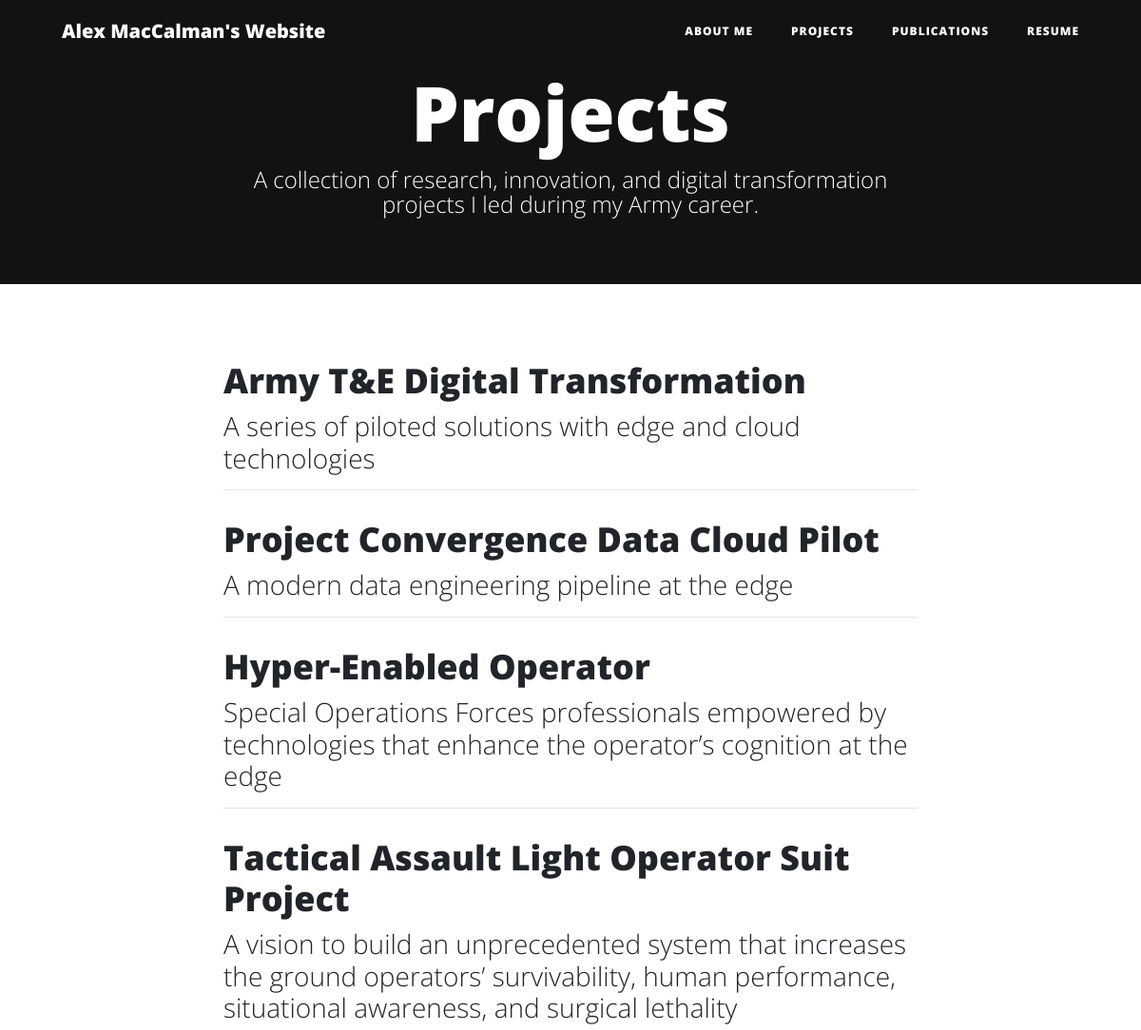
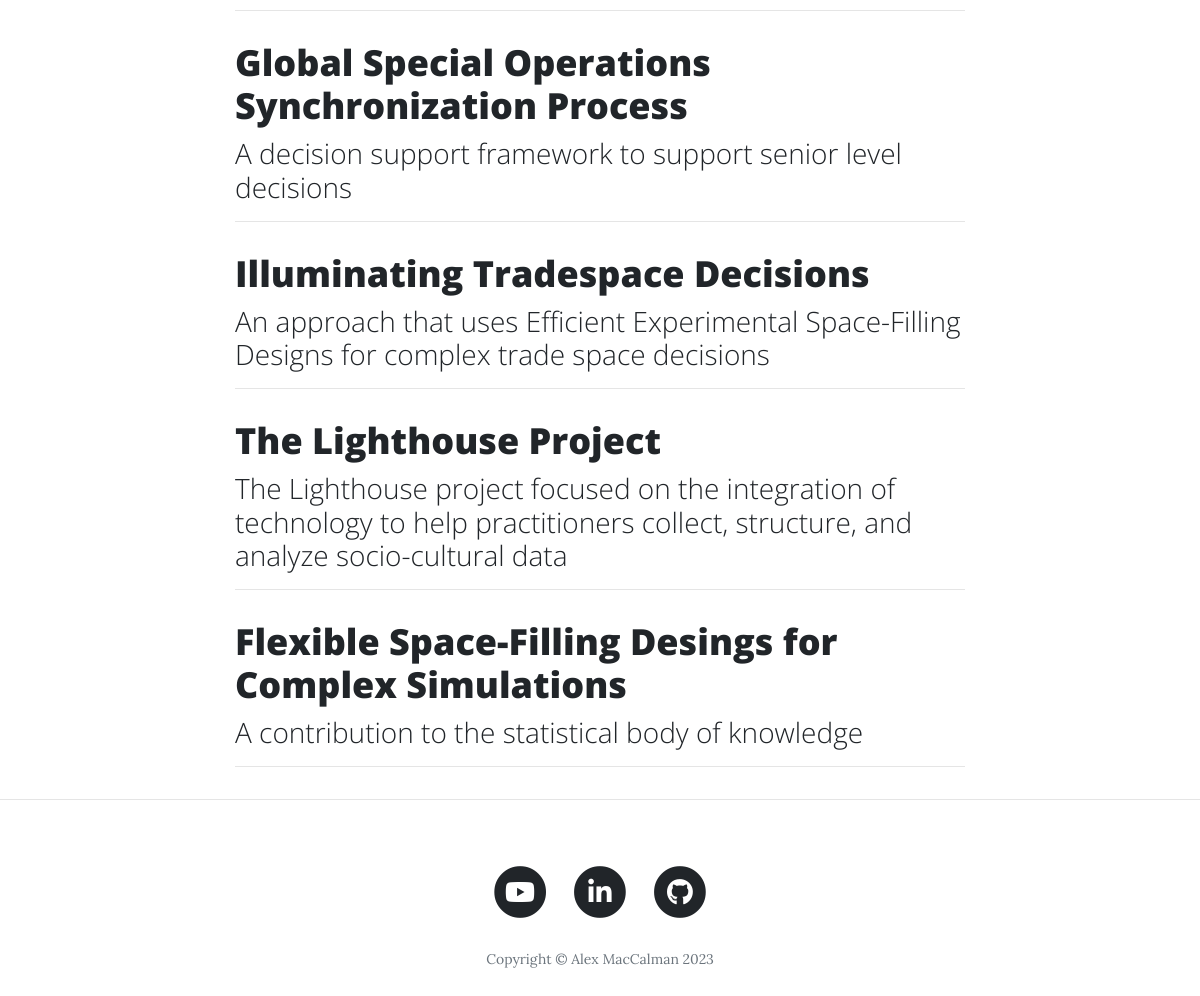
The app's page /projects with its own data (2 pictures, top to bottom).
### __init__.py (models this page shows)
class BlogPost(db.Model):
    __tablename__ = "blog_posts"
    id = db.Column(db.Integer, primary_key=True)
    author = db.Column(db.String(250), nullable=False)
    title = db.Column(db.String(250), unique=True, nullable=False)
    subtitle = db.Column(db.String(500), nullable=False)
    date = db.Column(db.String(250), nullable=False)
    body = db.Column(db.Text, nullable=False)
    img_url = db.Column(db.String(250), nullable=True)

### __init__.py (the view)
@app.route("/projects")
def projects():
    posts = BlogPost.query.all()
    return render_template("projects.html", all_posts=posts, logged_in=current_user.is_authenticated)

### templates/projects.html (shortened to what this page needs)
{% include "header.html" %}
  <header class="masthead" style="background-color:black">
    <div class="overlay"></div>
    <div class="container">
      <div class="row">
        <div class="col-lg-8 col-md-10 mx-auto">
          <div class="site-heading">
            <h1>Projects</h1>
            <span class="subheading">A collection of research, innovation, and digital transformation projects I led during my Army career.</span>
          </div>
        </div>
      </div>
    </div>
  </header>
  <div class="container">
    <div class="row">
      <div class="col-lg-8 col-md-10 mx-auto">
        {% for post in all_posts %}
        <div class="post-preview">
          <a href="{{ url_for('show_post', post_id=post.id) }}">
            <h2 class="post-title">
              {{post.title}}
            </h2>
            <h3 class="post-subtitle">
              {{post.subtitle}}
            </h3>
          </a>
        </div>
        <hr>
        {% endfor %}
      </div>
    </div>
  </div>
  <hr>
{% include "footer.html" %}

### templates/header.html (shortened to what this page needs)
<!DOCTYPE html>
<html lang="en">
<head>
  <link href="{{ url_for('static', filename='vendor/bootstrap/css/bootstrap.min.css') }}" rel="stylesheet">
  <link href="{{ url_for('static', filename='vendor/fontawesome-free/css/all.min.css')}}" rel="stylesheet" type="text/css">
  <link href="{{ url_for('static', filename='css/clean-blog.min.css')}}" rel="stylesheet">
</head>
<body>
  <nav class="navbar navbar-expand-lg navbar-light fixed-top" id="mainNav">
    <div class="container">
      <a class="navbar-brand" href="{{url_for('aboutme')}}">Alex MacCalman's Website</a>
      <div class="collapse navbar-collapse" id="navbarResponsive">
        <ul class="navbar-nav ml-auto">
          <li class="nav-item">
            <a class="nav-link" href="{{ url_for('aboutme') }}">About Me</a>
          </li>
          <li class="nav-item">
            <a class="nav-link" href="{{ url_for('projects') }}">Projects</a>
          </li>
          <li class="nav-item">
            <a class="nav-link" href="{{ url_for('pubs') }}">Publications</a>
          </li>
          <li class="nav-item">
            <a class="nav-link" href="https://www.alexandermaccalman.com/" target="_blank">Resume</a>
          </li>
        </ul>
      </div>
    </div>
  </nav>

### templates/footer.html (shortened to what this page needs)
  <footer>
    <div class="container">
      <div class="row">
        <div class="col-lg-8 col-md-10 mx-auto">
          <ul class="list-inline text-center">
            <li class="list-inline-item">
              <a href="https://www.youtube.com/channel/UCm2OdPoaI8f4zLyMey_0LAg/videos" target="_blank">
                <span class="fa-stack fa-lg">
                  <i class="fas fa-circle fa-stack-2x"></i>
                  <i class="fab fa-youtube fa-stack-1x fa-inverse"></i>
                </span>
              </a>
            </li>
            <li class="list-inline-item">
              <a href="https://www.linkedin.com/in/alexmaccalman/" target="_blank">
                <span class="fa-stack fa-lg">
                  <i class="fas fa-circle fa-stack-2x"></i>
                  <i class="fab fa-linkedin-in fa-stack-1x fa-inverse"></i>
                </span>
              </a>
            </li>
            <li class="list-inline-item">
              <a href="https://github.com/alexmaccalman" target="_blank">
                <span class="fa-stack fa-lg">
                  <i class="fas fa-circle fa-stack-2x"></i>
                  <i class="fab fa-github fa-stack-1x fa-inverse"></i>
                </span>
              </a>
            </li>
          </ul>
          <p class="copyright text-muted">Copyright &copy; Alex MacCalman 2023</p>
        </div>
      </div>
    </div>
  </footer>
</body>
</html>

### records on screen
BlogPost: title "Army T&E Digital Transformation", subtitle "A series of piloted solutions with edge and cloud technologies"
BlogPost: title "Project Convergence Data Cloud Pilot", subtitle "A modern data engineering pipeline at the edge"
BlogPost: title "Hyper-Enabled Operator", subtitle "Special Operations Forces professionals empowered by technologies that enhance the operator’s cognition at the edge"
BlogPost: title "Tactical Assault Light Operator Suit Project", subtitle "A vision to build an unprecedented system that increases the ground operators’ survivability, human performance, situational awareness, and surgical lethality"
BlogPost: title "Global Special Operations Synchronization Process", subtitle "A decision support framework to support senior level decisions"
BlogPost: title "Illuminating Tradespace Decisions", subtitle "An approach that uses Efficient Experimental Space-Filling Designs for complex trade space decisions"
BlogPost: title "The Lighthouse Project", subtitle "The Lighthouse project focused on the integration of technology to help practitioners collect, structure, and analyze socio-cultural data"
BlogPost: title "Flexible Space-Filling Desings for Complex Simulations", subtitle "A contribution to the statistical body of knowledge"
